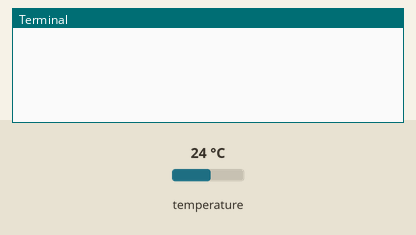
Bench run of a program on a simulated Raspberry Pi (BCM pin numbers). Parts: the last lines printed to the terminal. The test bench sets the inputs (shaded band); at power-on: temperature 24 °C.

Above: at 1.2 s.
1.3 s: temperature set to 12 °C
At 3.7 s:
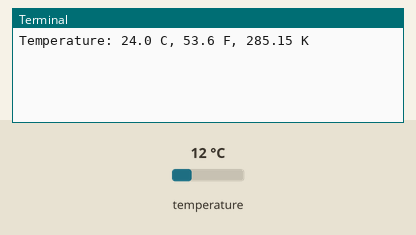
5.5 s: temperature set to 19 °C
At 6.9 s:
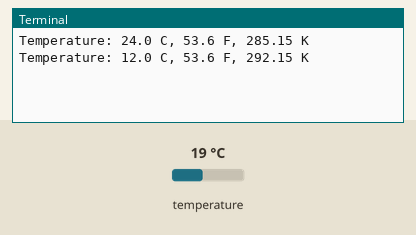
Timing chart, 0 to 8.5 s (numbered marks = the images above; inputs shaded):
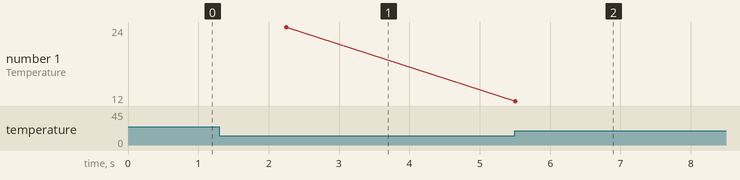

Measured:
- after the input at 1.3 s, the terminal: prints a new line after 0.95 s (image 1)
- after the input at 5.5 s, the terminal: prints a new line at once (image 2)
- plotted number 1: 24 → 19 after the input at 5.5 s

The program:

TempCLI.py
```python
from w1thermsensor import W1ThermSensor
import time

tempSensor = W1ThermSensor()

while True:
    tempC = tempSensor.get_temperature()  # Celsius
    tempF = tempSensor.get_temperature(W1ThermSensor.DEGREES_F)  # Farenheit
    tempK = tempSensor.get_temperature(W1ThermSensor.KELVIN)  # Kelvin
    print("Temperature: {0} C, {1} F, {2} K".format(tempC, tempF, tempK))
    time.sleep(1)
```
